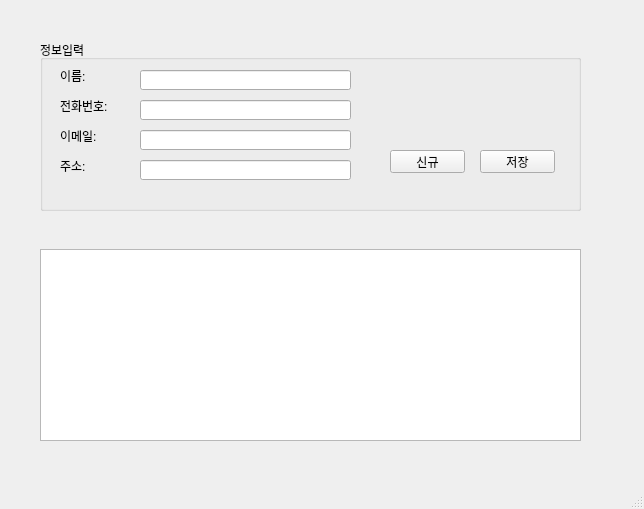
<?xml version="1.0" encoding="UTF-8"?>
<ui version="4.0">
 <class>MainWindow</class>
 <widget class="QMainWindow" name="MainWindow">
  <property name="geometry">
   <rect>
    <x>0</x>
    <y>0</y>
    <width>644</width>
    <height>509</height>
   </rect>
  </property>
  <property name="windowTitle">
   <string>MainWindow</string>
  </property>
  <widget class="QWidget" name="centralwidget">
   <widget class="QWidget" name="verticalLayoutWidget">
    <property name="geometry">
     <rect>
      <x>40</x>
      <y>40</y>
      <width>541</width>
      <height>171</height>
     </rect>
    </property>
    <layout class="QVBoxLayout" name="verticalLayout">
     <item>
      <widget class="QGroupBox" name="groupBox">
       <property name="title">
        <string>정보입력</string>
       </property>
       <widget class="QPushButton" name="pushButton_2">
        <property name="geometry">
         <rect>
          <x>440</x>
          <y>110</y>
          <width>75</width>
          <height>23</height>
         </rect>
        </property>
        <property name="text">
         <string>저장</string>
        </property>
       </widget>
       <widget class="QLabel" name="label">
        <property name="geometry">
         <rect>
          <x>20</x>
          <y>30</y>
          <width>56</width>
          <height>12</height>
         </rect>
        </property>
        <property name="text">
         <string>이름:</string>
        </property>
       </widget>
       <widget class="QLabel" name="label_2">
        <property name="geometry">
         <rect>
          <x>20</x>
          <y>60</y>
          <width>56</width>
          <height>12</height>
         </rect>
        </property>
        <property name="text">
         <string>전화번호:</string>
        </property>
       </widget>
       <widget class="QLabel" name="label_3">
        <property name="geometry">
         <rect>
          <x>20</x>
          <y>90</y>
          <width>56</width>
          <height>12</height>
         </rect>
        </property>
        <property name="text">
         <string>이메일:</string>
        </property>
       </widget>
       <widget class="QLabel" name="label_4">
        <property name="geometry">
         <rect>
          <x>20</x>
          <y>120</y>
          <width>56</width>
          <height>12</height>
         </rect>
        </property>
        <property name="text">
         <string>주소:</string>
        </property>
       </widget>
       <widget class="QLineEdit" name="lineEdit">
        <property name="geometry">
         <rect>
          <x>100</x>
          <y>30</y>
          <width>211</width>
          <height>20</height>
         </rect>
        </property>
       </widget>
       <widget class="QLineEdit" name="lineEdit_2">
        <property name="geometry">
         <rect>
          <x>100</x>
          <y>60</y>
          <width>211</width>
          <height>20</height>
         </rect>
        </property>
       </widget>
       <widget class="QLineEdit" name="lineEdit_3">
        <property name="geometry">
         <rect>
          <x>100</x>
          <y>90</y>
          <width>211</width>
          <height>20</height>
         </rect>
        </property>
       </widget>
       <widget class="QLineEdit" name="lineEdit_4">
        <property name="geometry">
         <rect>
          <x>100</x>
          <y>120</y>
          <width>211</width>
          <height>20</height>
         </rect>
        </property>
       </widget>
       <widget class="QPushButton" name="pushButton_3">
        <property name="geometry">
         <rect>
          <x>350</x>
          <y>110</y>
          <width>75</width>
          <height>23</height>
         </rect>
        </property>
        <property name="text">
         <string>신규</string>
        </property>
       </widget>
      </widget>
     </item>
    </layout>
   </widget>
   <widget class="QWidget" name="verticalLayoutWidget_2">
    <property name="geometry">
     <rect>
      <x>40</x>
      <y>230</y>
      <width>541</width>
      <height>211</height>
     </rect>
    </property>
    <layout class="QVBoxLayout" name="verticalLayout_2">
     <item>
      <widget class="QStackedWidget" name="stackedWidget">
       <widget class="QWidget" name="page"/>
       <widget class="QWidget" name="page_2"/>
      </widget>
     </item>
     <item>
      <widget class="QTableWidget" name="tableWidget"/>
     </item>
    </layout>
   </widget>
  </widget>
  <widget class="QMenuBar" name="menubar">
   <property name="geometry">
    <rect>
     <x>0</x>
     <y>0</y>
     <width>644</width>
     <height>21</height>
    </rect>
   </property>
  </widget>
  <widget class="QStatusBar" name="statusbar"/>
 </widget>
 <resources/>
 <connections/>
</ui>
